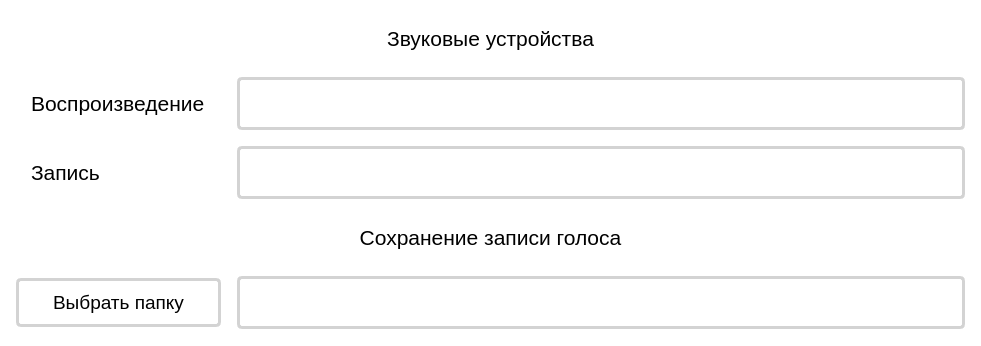
<?xml version="1.0" encoding="UTF-8"?>
<ui version="4.0">
 <class>form_settings</class>
 <widget class="QWidget" name="form_settings">
  <property name="geometry">
   <rect>
    <x>0</x>
    <y>0</y>
    <width>981</width>
    <height>346</height>
   </rect>
  </property>
  <property name="windowTitle">
   <string>Настройки</string>
  </property>
  <property name="windowIcon">
   <iconset resource="resources.qrc">
    <normaloff>:/icons/icons/settings_black.svg</normaloff>:/icons/icons/settings_black.svg</iconset>
  </property>
  <property name="styleSheet">
   <string notr="true">QWidget {
  font-family: Arial;
  font-size: 16pt;
  font-weight: 400;
  padding: 10px;
  background-color: white;
  margin: 5px;
}

QPushButton {
  background: transparent;
  border: 3px solid lightgray;
  border-radius: 5px;
  font-size: 14pt;
  cursor: pointer;
}

QPushButton:hover {
  background-color: lightgray;
}

QPushButton:pressed {
  background-color: gray;
  border-color: gray;
}

QLineEdit {
  border: 3px solid lightgray;
  border-radius: 5px;
}

QComboBox {
  border: 3px solid lightgray;
  border-radius: 5px;
  min-width: 2em;
}

QComboBox:editable {
  background: white;
}

QComboBox:!editable:on,
QComboBox::drop-down:editable:on {
  background-color: gray;
  border-color: gray;
}

QComboBox:on {
  padding-top: 3px;
  padding-left: 4px;
}

QComboBox::drop-down {
  border: 0;
}
</string>
  </property>
  <layout class="QVBoxLayout" name="verticalLayout">
   <item>
    <layout class="QGridLayout" name="layout_settings">
     <property name="sizeConstraint">
      <enum>QLayout::SetMinimumSize</enum>
     </property>
     <item row="4" column="0">
      <widget class="QPushButton" name="btn_record_folder">
       <property name="text">
        <string>Выбрать папку</string>
       </property>
       <property name="icon">
        <iconset resource="resources.qrc">
         <normaloff>:/icons/icons/folder_black.svg</normaloff>:/icons/icons/folder_black.svg</iconset>
       </property>
       <property name="iconSize">
        <size>
         <width>24</width>
         <height>24</height>
        </size>
       </property>
       <property name="shortcut">
        <string>Ctrl+O</string>
       </property>
      </widget>
     </item>
     <item row="4" column="1">
      <widget class="QLineEdit" name="le_record_folder">
       <property name="styleSheet">
        <string notr="true"/>
       </property>
       <property name="text">
        <string/>
       </property>
      </widget>
     </item>
     <item row="0" column="0" colspan="2">
      <widget class="QLabel" name="lbl_audio_devices">
       <property name="sizePolicy">
        <sizepolicy hsizetype="Preferred" vsizetype="Maximum">
         <horstretch>0</horstretch>
         <verstretch>0</verstretch>
        </sizepolicy>
       </property>
       <property name="text">
        <string>Звуковые устройства</string>
       </property>
       <property name="alignment">
        <set>Qt::AlignCenter</set>
       </property>
      </widget>
     </item>
     <item row="2" column="0">
      <widget class="QLabel" name="lbl_output">
       <property name="text">
        <string>Запись</string>
       </property>
      </widget>
     </item>
     <item row="1" column="1">
      <widget class="QComboBox" name="box_output"/>
     </item>
     <item row="1" column="0">
      <widget class="QLabel" name="lbl_input">
       <property name="sizePolicy">
        <sizepolicy hsizetype="Maximum" vsizetype="Preferred">
         <horstretch>0</horstretch>
         <verstretch>0</verstretch>
        </sizepolicy>
       </property>
       <property name="text">
        <string>Воспроизведение</string>
       </property>
      </widget>
     </item>
     <item row="2" column="1">
      <widget class="QComboBox" name="box_input"/>
     </item>
     <item row="3" column="0" colspan="2">
      <widget class="QLabel" name="lbl_save_recording">
       <property name="sizePolicy">
        <sizepolicy hsizetype="Preferred" vsizetype="Maximum">
         <horstretch>0</horstretch>
         <verstretch>0</verstretch>
        </sizepolicy>
       </property>
       <property name="text">
        <string>Сохранение записи голоса</string>
       </property>
       <property name="alignment">
        <set>Qt::AlignCenter</set>
       </property>
      </widget>
     </item>
    </layout>
   </item>
  </layout>
 </widget>
 <resources>
  <include location="resources.qrc"/>
 </resources>
 <connections/>
</ui>
